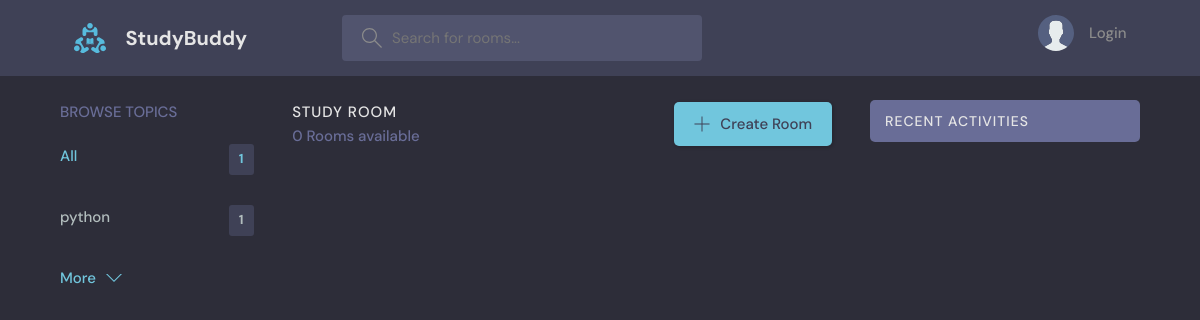
The page /?q=c on the database as committed earlier.
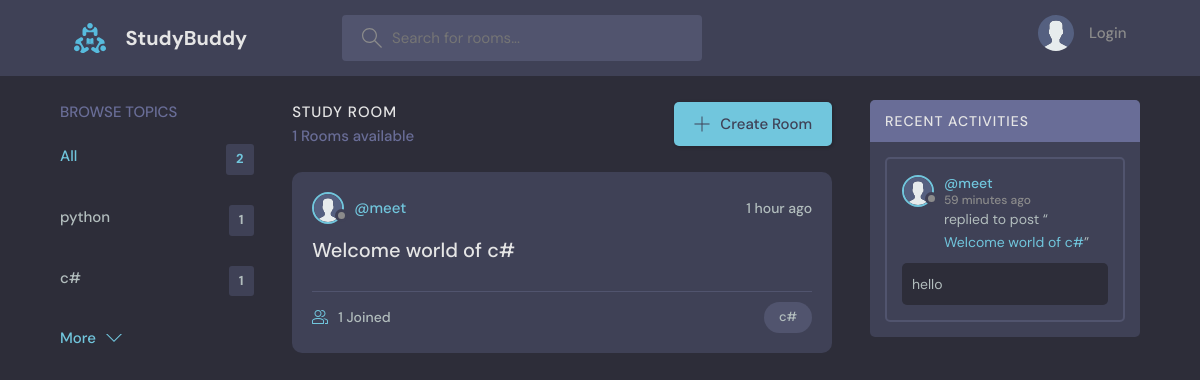
The same page on the database as committed later.
### base/models.py (models this page shows, shortened)
class Topic(models.Model):
    name = models.CharField(max_length=200)

class Room(models.Model):
    host = models.ForeignKey(User,on_delete=models.SET_NULL,null = True)
    topic = models.ForeignKey(Topic,on_delete=models.SET_NULL,null = True)
    name = models.CharField(max_length=200)
    description = models.TextField(null = True,blank = True)
    participants = models.ManyToManyField(User,related_name='participants',blank = True)
    updated = models.DateTimeField(auto_now = True)
    created = models.DateTimeField(auto_now_add = True)
    def __str__(self):
        return self.name
    class Meta:
        ordering = ['-updated','-created']

class User(AbstractUser):
    name = models.CharField(max_length= 200,null =True)
    email = models.EmailField(unique=True,null=True)
    bio = models.TextField(null =True)
    avatar = models.ImageField(null=True,default="avatar.svg")
    USERNAME_FIELD = 'email'
    REQUIRED_FIELDS = []

class Message(models.Model):
    user = models.ForeignKey(User,on_delete=models.CASCADE)
    room = models.ForeignKey(Room,on_delete = models.CASCADE)
    body = models.TextField()
    updated = models.DateTimeField(auto_now = True)
    created = models.DateTimeField(auto_now_add = True)
    class Meta:
        ordering = ['-updated','-created']

### base/views.py (the view)
# urls.py: path('',views.home, name='home'),
def home(request):
    q=request.GET.get('q') if request.GET.get('q') != None else ''
    rooms = Room.objects.filter(
        Q(topic__name__icontains=q) |
        Q(name__icontains=q) |
        Q(description__icontains=q) |
        Q(host__username__icontains=q)
    )
    topics = Topic.objects.all()[0:5]
    room_count = rooms.count()
    room_messages = Message.objects.filter(Q(room__topic__name__icontains=q))
    context = {'rooms': rooms,'topics': topics,'room_count': room_count,'room_messages': room_messages}
    return render(request,'base/home.html',context)

### base/templates/base/home.html (shortened to what this page needs)
    {% extends 'main.html'%}
    {% block content%}
    <main class="layout layout--3">
      <div class="container">
        {% include 'base/topics_component.html' %}
        <div class="roomList">
          <div class="roomList__header">
            <div>
              <h2>Study Room</h2>
              <p>{{room_count}} Rooms available</p>
            </div>
            <a class="btn btn--main" href="{% url 'create-room' %}">
              <svg version="1.1" xmlns="http://www.w3.org/2000/svg" width="32" height="32" viewBox="0 0 32 32">
                <title>add</title>
                <path
                  d="M16.943 0.943h-1.885v14.115h-14.115v1.885h14.115v14.115h1.885v-14.115h14.115v-1.885h-14.115v-14.115z"
                ></path>
              </svg>
              Create Room
            </a>
          </div>
          {% include 'base/feed_component.html' %}
        </div>
        {% include 'base/activity_component.html' %}
      </div>
    </main>
    {%endblock content%}

### base/templates/base/topics_component.html
<div class="topics">
    <div class="topics__header">
      <h2>Browse Topics</h2>
    </div>
    <ul class="topics__list">
      <li>
        <a href="{% url 'home' %}" class="active">All <span>{{topics.count}}</span></a>
      </li>
      {% for topic in topics %}
      <li>
        <a href="{% url 'home'%}?q={{topic.name}}">{{topic.name}} <span>{{topic.room_set.all.count}}</span></a>
      </li>
      {% endfor %}
    </ul>
    <a class="btn btn--link" href="{% url 'topics' %}">
      More
      <svg version="1.1" xmlns="http://www.w3.org/2000/svg" width="32" height="32" viewBox="0 0 32 32">
        <title>chevron-down</title>
        <path d="M16 21l-13-13h-3l16 16 16-16h-3l-13 13z"></path>
      </svg>
    </a>
</div>

### base/templates/base/feed_component.html (shortened to what this page needs)
{% for room in rooms %}
<div class="roomListRoom">
    <div class="roomListRoom__header">
      <a href="{% url 'user-profile' room.host.id %}" class="roomListRoom__author">
        <div class="avatar avatar--small">
          <img src="{{room.host.avatar.url}}" />
        </div>
        <span>@{{room.host.username}}</span>
      </a>
      <div class="roomListRoom__actions">
        <span>{{room.created | timesince}} ago</span>
      </div>
    </div>
    <div class="roomListRoom__content">
      <a href="{% url 'my_room' room.id %}">{{room.name}}</a>
    </div>
    <div class="roomListRoom__meta">
      <a href="{% url 'my_room' room.id %}" class="roomListRoom__joined">
        {{room.participants.all.count}} Joined
      </a>
      <p class="roomListRoom__topic">{{room.topic.name}}</p>
    </div>
  </div>
{% endfor %}

### base/templates/base/activity_component.html (shortened to what this page needs)
<div class="activities">
    <div class="activities__header">
      <h2>Recent Activities</h2>
    </div>
    {% for room_message in room_messages%}
    <div class="activities__box">
      <div class="activities__boxHeader roomListRoom__header">
        <a href="{% url 'user-profile' room_message.user.id %}" class="roomListRoom__author">
          <div class="avatar avatar--small">
            <img src="{{room_message.user.avatar.url}}" />
          </div>
          <p>
            @{{room_message.user.username}}
            <span>  {{room_message.created | timesince}} ago</span>
          </p>
        </a>
      </div>
      <div class="activities__boxContent">
        <p>replied to post “<a href="{% url 'my_room' room_message.room.id %}">{{room_message.room}}</a>”</p>
        <div class="activities__boxRoomContent">
          {{room_message.body}}
        </div>
      </div>
    </div>
    {% endfor %}
  </div>

Rows that differ between the two databases and show on the page:
added Topic: name "c#", room_set.all.count "1"
added Room: host.avatar (placeholder picture), host.username "meet", created "1 hour", name "Welcome world of c#", participants.all.count "1", topic.name "c#"
added Message: user.avatar (placeholder picture), user.username "meet", created "59 minutes", room "Welcome world of c#", body "hello"
Other text that changed with them:
{{ topics.count }}: "1" → "2"
{{ room_count }}: "0" → "1"
